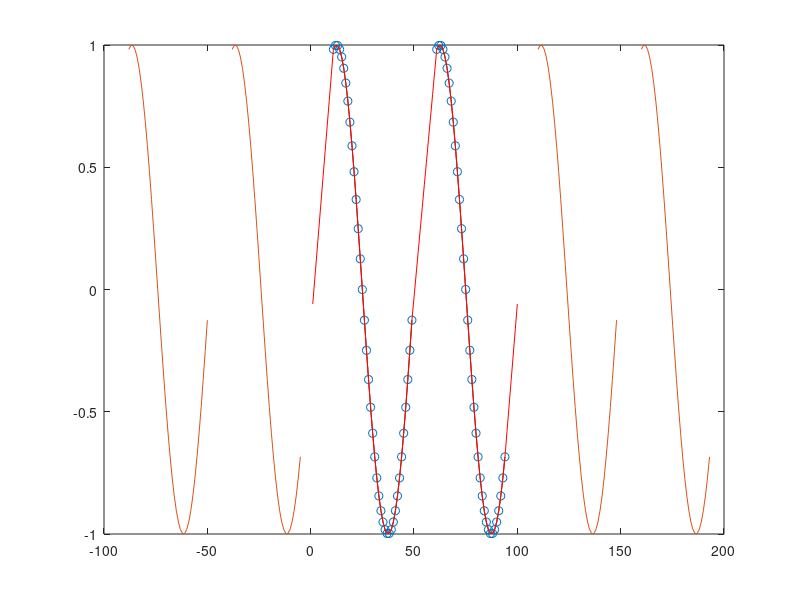

Write the MATLAB code that produced this figure.
function out_curve=Do_Periodic_Padding(in_axis,in_curve,NaN_curve);
%this curve assumes a perioc boundary and adapts the interpolation
%accordingly to avoid begin or end NaN to spoil the result
if nargin < 3
    close all;
    in_axis=1:100;
    in_curve=sin(in_axis/100*4*pi);
    gapidx=[[1:10] [50:60] [95:100]] ;
    in_curve(gapidx)=NaN;
    NaN_curve=in_curve;
end

nongapidx1=find(~isnan(NaN_curve));
%build periodic; %assume in-axis is periodic
pre_ax=in_axis-max(in_axis)+min(in_axis);
post_ax=in_axis-min(in_axis)+max(in_axis);
triplet_in_axis=[pre_ax(1:end-1) in_axis post_ax(2:end)];
triplet_in_curve=[in_curve(1:end-1) in_curve in_curve(2:end)];
triplet_NaN_curve=[NaN_curve(1:end-1) NaN_curve NaN_curve(2:end)];
nongapidx2=find(~isnan(triplet_NaN_curve));



 %out_curve=interp1(in_axis(nongapidx1),in_curve(nongapidx1), in_axis, 'linear');
 out_curve=interp1(triplet_in_axis(nongapidx2),triplet_in_curve(nongapidx2), in_axis, 'linear');
 
 if nargin < 3
     plot(in_axis,in_curve,'o-'); hold on;
     plot(triplet_in_axis,triplet_in_curve,'-'); hold on;
     plot(in_axis,out_curve,'r-'); hold on;
 end